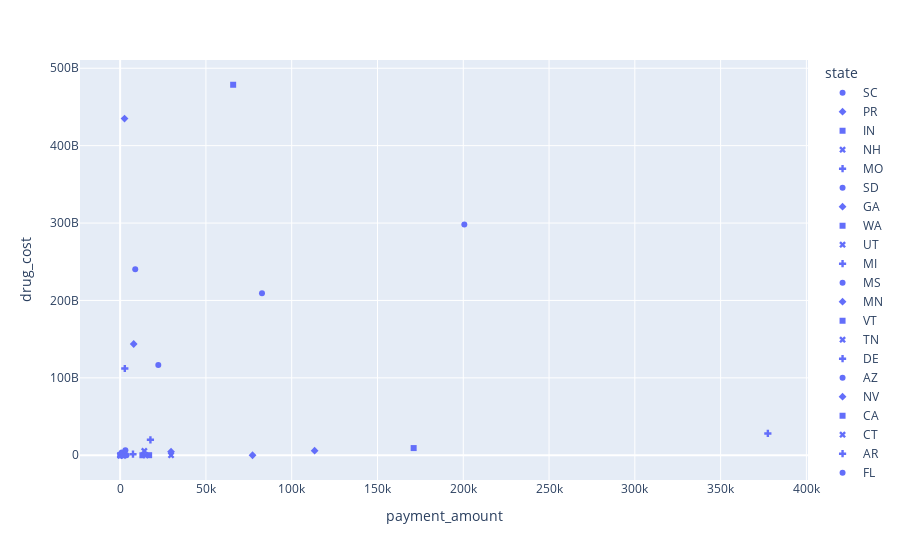

The notebook cell this image was saved under:
### Code cell
# extract cost
a = header_cost_dict['Prscrbr_State_Abrvtn']
b = header_cost_dict['Tot_Drug_Cst']

cost_per_state = cost_rdd_list.map(lambda x: (x[a], float(x[b].replace('','0'))))\
                            .groupByKey().mapValues(lambda x: sum(x))\
                            .sortBy(lambda x : x[1], ascending = False)
# calculate payment & cost per state
payment_cost_per_state = payment_per_state.leftOuterJoin(cost_per_state).map(lambda x: [x[0], x[1][0], x[1][1]])

# convert to dataframe
payment_cost_per_state_df = pd.DataFrame(payment_cost_per_state.collect(), columns=['state', 'payment_amount','drug_cost'])
payment_cost_per_state_df.head()

# plot
fig8 = px.scatter(payment_cost_per_state_df, x="payment_amount", y="drug_cost", symbol='state')
fig8.show()

### Figure 1 — Plotly figure (JSON) as saved in the notebook; plotly's stock layout.template omitted (floating-point values rounded to 4 significant figures)
{"data": [{"hovertemplate": "state=SC<br>payment_amount=%{x}<br>drug_cost=%{y}<extra></extra>", "legendgroup": "SC", "marker": {"color": "#636efa", "symbol": "circle"}, "mode": "markers", "name": "SC", "orientation": "v", "showlegend": true, "type": "scatter", "x": [22240.0], "xaxis": "x", "y": [116600000000.0], "yaxis": "y"}, {"hovertemplate": "state=PR<br>payment_amount=%{x}<br>drug_cost=%{y}<extra></extra>", "legendgroup": "PR", "marker": {"color": "#636efa", "symbol": "diamond"}, "mode": "markers", "name": "PR", "orientation": "v", "showlegend": true, "type": "scatter", "x": [14.72], "xaxis": "x", "y": [null], "yaxis": "y"}, {"hovertemplate": "state=IN<br>payment_amount=%{x}<br>drug_cost=%{y}<extra></extra>", "legendgroup": "IN", "marker": {"color": "#636efa", "symbol": "square"}, "mode": "markers", "name": "IN", "orientation": "v", "showlegend": true, "type": "scatter", "x": [317.2], "xaxis": "x", "y": [22150000.0], "yaxis": "y"}, {"hovertemplate": "state=NH<br>payment_amount=%{x}<br>drug_cost=%{y}<extra></extra>", "legendgroup": "NH", "marker": {"color": "#636efa", "symbol": "x"}, "mode": "markers", "name": "NH", "orientation": "v", "showlegend": true, "type": "scatter", "x": [62.13], "xaxis": "x", "y": [522100.0], "yaxis": "y"}, {"hovertemplate": "state=MO<br>payment_amount=%{x}<br>drug_cost=%{y}<extra></extra>", "legendgroup": "MO", "marker": {"color": "#636efa", "symbol": "cross"}, "mode": "markers", "name": "MO", "orientation": "v", "showlegend": true, "type": "scatter", "x": [1838.0], "xaxis": "x", "y": [null], "yaxis": "y"}, {"hovertemplate": "state=SD<br>payment_amount=%{x}<br>drug_cost=%{y}<extra></extra>", "legendgroup": "SD", "marker": {"color": "#636efa", "symbol": "circle"}, "mode": "markers", "name": "SD", "orientation": "v", "showlegend": true, "type": "scatter", "x": [130.5], "xaxis": "x", "y": [null], "yaxis": "y"}, {"hovertemplate": "state=GA<br>payment_amount=%{x}<br>drug_cost=%{y}<extra></extra>", "legendgroup": "GA", "marker": {"color": "#636efa", "symbol": "diamond"}, "mode": "markers", "name": "GA", "orientation": "v", "showlegend": true, "type": "scatter", "x": [77180.0], "xaxis": "x", "y": [216100.0], "yaxis": "y"}, {"hovertemplate": "state=WA<br>payment_amount=%{x}<br>drug_cost=%{y}<extra></extra>", "legendgroup": "WA", "marker": {"color": "#636efa", "symbol": "square"}, "mode": "markers", "name": "WA", "orientation": "v", "showlegend": true, "type": "scatter", "x": [16910.0], "xaxis": "x", "y": [76030000.0], "yaxis": "y"}, {"hovertemplate": "state=UT<br>payment_amount=%{x}<br>drug_cost=%{y}<extra></extra>", "legendgroup": "UT", "marker": {"color": "#636efa", "symbol": "x"}, "mode": "markers", "name": "UT", "orientation": "v", "showlegend": true, "type": "scatter", "x": [16190.0], "xaxis": "x", "y": [null], "yaxis": "y"}, {"hovertemplate": "state=MI<br>payment_amount=%{x}<br>drug_cost=%{y}<extra></extra>", "legendgroup": "MI", "marker": {"color": "#636efa", "symbol": "cross"}, "mode": "markers", "name": "MI", "orientation": "v", "showlegend": true, "type": "scatter", "x": [7494.0], "xaxis": "x", "y": [1348000000.0], "yaxis": "y"}, {"hovertemplate": "state=MS<br>payment_amount=%{x}<br>drug_cost=%{y}<extra></extra>", "legendgroup": "MS", "marker": {"color": "#636efa", "symbol": "circle"}, "mode": "markers", "name": "MS", "orientation": "v", "showlegend": true, "type": "scatter", "x": [3693.0], "xaxis": "x", "y": [22130000.0], "yaxis": "y"}, {"hovertemplate": "state=MN<br>payment_amount=%{x}<br>drug_cost=%{y}<extra></extra>", "legendgroup": "MN", "marker": {"color": "#636efa", "symbol": "diamond"}, "mode": "markers", "name": "MN", "orientation": "v", "showlegend": true, "type": "scatter", "x": [2330.0], "xaxis": "x", "y": [2237000000.0], "yaxis": "y"}, {"hovertemplate": "state=VT<br>payment_amount=%{x}<br>drug_cost=%{y}<extra></extra>", "legendgroup": "VT", "marker": {"color": "#636efa", "symbol": "square"}, "mode": "markers", "name": "VT", "orientation": "v", "showlegend": true, "type": "scatter", "x": [813.0], "xaxis": "x", "y": [null], "yaxis": "y"}, {"hovertemplate": "state=TN<br>payment_amount=%{x}<br>drug_cost=%{y}<extra></extra>", "legendgroup": "TN", "marker": {"color": "#636efa", "symbol": "x"}, "mode": "markers", "name": "TN", "orientation": "v", "showlegend": true, "type": "scatter", "x": [14880.0], "xaxis": "x", "y": [9050.0], "yaxis": "y"}, {"hovertemplate": "state=DE<br>payment_amount=%{x}<br>drug_cost=%{y}<extra></extra>", "legendgroup": "DE", "marker": {"color": "#636efa", "symbol": "cross"}, "mode": "markers", "name": "DE", "orientation": "v", "showlegend": true, "type": "scatter", "x": [184.4], "xaxis": "x", "y": [null], "yaxis": "y"}, {"hovertemplate": "state=AZ<br>payment_amount=%{x}<br>drug_cost=%{y}<extra></extra>", "legendgroup": "AZ", "marker": {"color": "#636efa", "symbol": "circle"}, "mode": "markers", "name": "AZ", "orientation": "v", "showlegend": true, "type": "scatter", "x": [8799.0], "xaxis": "x", "y": [240400000000.0], "yaxis": "y"}, {"hovertemplate": "state=NV<br>payment_amount=%{x}<br>drug_cost=%{y}<extra></extra>", "legendgroup": "NV", "marker": {"color": "#636efa", "symbol": "diamond"}, "mode": "markers", "name": "NV", "orientation": "v", "showlegend": true, "type": "scatter", "x": [850.4], "xaxis": "x", "y": [16090.0], "yaxis": "y"}, {"hovertemplate": "state=CA<br>payment_amount=%{x}<br>drug_cost=%{y}<extra></extra>", "legendgroup": "CA", "marker": {"color": "#636efa", "symbol": "square"}, "mode": "markers", "name": "CA", "orientation": "v", "showlegend": true, "type": "scatter", "x": [65880.0], "xaxis": "x", "y": [478700000000.0], "yaxis": "y"}, {"hovertemplate": "state=CT<br>payment_amount=%{x}<br>drug_cost=%{y}<extra></extra>", "legendgroup": "CT", "marker": {"color": "#636efa", "symbol": "x"}, "mode": "markers", "name": "CT", "orientation": "v", "showlegend": true, "type": "scatter", "x": [29700.0], "xaxis": "x", "y": [40310000.0], "yaxis": "y"}, {"hovertemplate": "state=AR<br>payment_amount=%{x}<br>drug_cost=%{y}<extra></extra>", "legendgroup": "AR", "marker": {"color": "#636efa", "symbol": "cross"}, "mode": "markers", "name": "AR", "orientation": "v", "showlegend": true, "type": "scatter", "x": [409.1], "xaxis": "x", "y": [null], "yaxis": "y"}, {"hovertemplate": "state=FL<br>payment_amount=%{x}<br>drug_cost=%{y}<extra></extra>", "legendgroup": "FL", "marker": {"color": "#636efa", "symbol": "circle"}, "mode": "markers", "name": "FL", "orientation": "v", "showlegend": true, "type": "scatter", "x": [200600.0], "xaxis": "x", "y": [298200000000.0], "yaxis": "y"}, {"hovertemplate": "state=OR<br>payment_amount=%{x}<br>drug_cost=%{y}<extra></extra>", "legendgroup": "OR", "marker": {"color": "#636efa", "symbol": "diamond"}, "mode": "markers", "name": "OR", "orientation": "v", "showlegend": true, "type": "scatter", "x": [2835.0], "xaxis": "x", "y": [432200.0], "yaxis": "y"}, {"hovertemplate": "state=AL<br>payment_amount=%{x}<br>drug_cost=%{y}<extra></extra>", "legendgroup": "AL", "marker": {"color": "#636efa", "symbol": "square"}, "mode": "markers", "name": "AL", "orientation": "v", "showlegend": true, "type": "scatter", "x": [1960.0], "xaxis": "x", "y": [null], "yaxis": "y"}, {"hovertemplate": "state=ND<br>payment_amount=%{x}<br>drug_cost=%{y}<extra></extra>", "legendgroup": "ND", "marker": {"color": "#636efa", "symbol": "x"}, "mode": "markers", "name": "ND", "orientation": "v", "showlegend": true, "type": "scatter", "x": [12.95], "xaxis": "x", "y": [20410000.0], "yaxis": "y"}, {"hovertemplate": "state=WI<br>payment_amount=%{x}<br>drug_cost=%{y}<extra></extra>", "legendgroup": "WI", "marker": {"color": "#636efa", "symbol": "cross"}, "mode": "markers", "name": "WI", "orientation": "v", "showlegend": true, "type": "scatter", "x": [6862.0], "xaxis": "x", "y": [null], "yaxis": "y"}, {"hovertemplate": "state=NM<br>payment_amount=%{x}<br>drug_cost=%{y}<extra></extra>", "legendgroup": "NM", "marker": {"color": "#636efa", "symbol": "circle"}, "mode": "markers", "name": "NM", "orientation": "v", "showlegend": true, "type": "scatter", "x": [863.0], "xaxis": "x", "y": [10520000.0], "yaxis": "y"}, {"hovertemplate": "state=ME<br>payment_amount=%{x}<br>drug_cost=%{y}<extra></extra>", "legendgroup": "ME", "marker": {"color": "#636efa", "symbol": "diamond"}, "mode": "markers", "name": "ME", "orientation": "v", "showlegend": true, "type": "scatter", "x": [267.9], "xaxis": "x", "y": [null], "yaxis": "y"}, {"hovertemplate": "state=NE<br>payment_amount=%{x}<br>drug_cost=%{y}<extra></extra>", "legendgroup": "NE", "marker": {"color": "#636efa", "symbol": "square"}, "mode": "markers", "name": "NE", "orientation": "v", "showlegend": true, "type": "scatter", "x": [132.8], "xaxis": "x", "y": [640200.0], "yaxis": "y"}, {"hovertemplate": "state=WV<br>payment_amount=%{x}<br>drug_cost=%{y}<extra></extra>", "legendgroup": "WV", "marker": {"color": "#636efa", "symbol": "x"}, "mode": "markers", "name": "WV", "orientation": "v", "showlegend": true, "type": "scatter", "x": [66.73], "xaxis": "x", "y": [null], "yaxis": "y"}, {"hovertemplate": "state=KY<br>payment_amount=%{x}<br>drug_cost=%{y}<extra></extra>", "legendgroup": "KY", "marker": {"color": "#636efa", "symbol": "cross"}, "mode": "markers", "name": "KY", "orientation": "v", "showlegend": true, "type": "scatter", "x": [17650.0], "xaxis": "x", "y": [19980000000.0], "yaxis": "y"}, {"hovertemplate": "state=IL<br>payment_amount=%{x}<br>drug_cost=%{y}<extra></extra>", "legendgroup": "IL", "marker": {"color": "#636efa", "symbol": "circle"}, "mode": "markers", "name": "IL", "orientation": "v", "showlegend": true, "type": "scatter", "x": [7111.0], "xaxis": "x", "y": [null], "yaxis": "y"}, {"hovertemplate": "state=NY<br>payment_amount=%{x}<br>drug_cost=%{y}<extra></extra>", "legendgroup": "NY", "marker": {"color": "#636efa", "symbol": "diamond"}, "mode": "markers", "name": "NY", "orientation": "v", "showlegend": true, "type": "scatter", "x": [113400.0], "xaxis": "x", "y": [5855000000.0], "yaxis": "y"}, {"hovertemplate": "state=VA<br>payment_amount=%{x}<br>drug_cost=%{y}<extra></extra>", "legendgroup": "VA", "marker": {"color": "#636efa", "symbol": "square"}, "mode": "markers", "name": "VA", "orientation": "v", "showlegend": true, "type": "scatter", "x": [12970.0], "xaxis": "x", "y": [3233000.0], "yaxis": "y"}, {"hovertemplate": "state=LA<br>payment_amount=%{x}<br>drug_cost=%{y}<extra></extra>", "legendgroup": "LA", "marker": {"color": "#636efa", "symbol": "x"}, "mode": "markers", "name": "LA", "orientation": "v", "showlegend": true, "type": "scatter", "x": [2176.0], "xaxis": "x", "y": [null], "yaxis": "y"}, {"hovertemplate": "state=NJ<br>payment_amount=%{x}<br>drug_cost=%{y}<extra></extra>", "legendgroup": "NJ", "marker": {"color": "#636efa", "symbol": "cross"}, "mode": "markers", "name": "NJ", "orientation": "v", "showlegend": true, "type": "scatter", "x": [2728.0], "xaxis": "x", "y": [112100000000.0], "yaxis": "y"}, {"hovertemplate": "state=IA<br>payment_amount=%{x}<br>drug_cost=%{y}<extra></extra>", "legendgroup": "IA", "marker": {"color": "#636efa", "symbol": "circle"}, "mode": "markers", "name": "IA", "orientation": "v", "showlegend": true, "type": "scatter", "x": [934.1], "xaxis": "x", "y": [3421000000.0], "yaxis": "y"}, {"hovertemplate": "state=OH<br>payment_amount=%{x}<br>drug_cost=%{y}<extra></extra>", "legendgroup": "OH", "marker": {"color": "#636efa", "symbol": "diamond"}, "mode": "markers", "name": "OH", "orientation": "v", "showlegend": true, "type": "scatter", "x": [29670.0], "xaxis": "x", "y": [4576000000.0], "yaxis": "y"}, {"hovertemplate": "state=PA<br>payment_amount=%{x}<br>drug_cost=%{y}<extra></extra>", "legendgroup": "PA", "marker": {"color": "#636efa", "symbol": "square"}, "mode": "markers", "name": "PA", "orientation": "v", "showlegend": true, "type": "scatter", "x": [171100.0], "xaxis": "x", "y": [9273000000.0], "yaxis": "y"}, {"hovertemplate": "state=MD<br>payment_amount=%{x}<br>drug_cost=%{y}<extra></extra>", "legendgroup": "MD", "marker": {"color": "#636efa", "symbol": "x"}, "mode": "markers", "name": "MD", "orientation": "v", "showlegend": true, "type": "scatter", "x": [14100.0], "xaxis": "x", "y": [5652000000.0], "yaxis": "y"}, {"hovertemplate": "state=TX<br>payment_amount=%{x}<br>drug_cost=%{y}<extra></extra>", "legendgroup": "TX", "marker": {"color": "#636efa", "symbol": "cross"}, "mode": "markers", "name": "TX", "orientation": "v", "showlegend": true, "type": "scatter", "x": [377500.0], "xaxis": "x", "y": [28190000000.0], "yaxis": "y"}, {"hovertemplate": "state=CO<br>payment_amount=%{x}<br>drug_cost=%{y}<extra></extra>", "legendgroup": "CO", "marker": {"color": "#636efa", "symbol": "circle"}, "mode": "markers", "name": "CO", "orientation": "v", "showlegend": true, "type": "scatter", "x": [82680.0], "xaxis": "x", "y": [209400000000.0], "yaxis": "y"}, {"hovertemplate": "state=NC<br>payment_amount=%{x}<br>drug_cost=%{y}<extra></extra>", "legendgroup": "NC", "marker": {"color": "#636efa", "symbol": "diamond"}, "mode": "markers", "name": "NC", "orientation": "v", "showlegend": true, "type": "scatter", "x": [7903.0], "xaxis": "x", "y": [143700000000.0], "yaxis": "y"}, {"hovertemplate": "state=DC<br>payment_amount=%{x}<br>drug_cost=%{y}<extra></extra>", "legendgroup": "DC", "marker": {"color": "#636efa", "symbol": "square"}, "mode": "markers", "name": "DC", "orientation": "v", "showlegend": true, "type": "scatter", "x": [1002.0], "xaxis": "x", "y": [1428000000.0], "yaxis": "y"}, {"hovertemplate": "state=KS<br>payment_amount=%{x}<br>drug_cost=%{y}<extra></extra>", "legendgroup": "KS", "marker": {"color": "#636efa", "symbol": "x"}, "mode": "markers", "name": "KS", "orientation": "v", "showlegend": true, "type": "scatter", "x": [200.2], "xaxis": "x", "y": [null], "yaxis": "y"}, {"hovertemplate": "state=RI<br>payment_amount=%{x}<br>drug_cost=%{y}<extra></extra>", "legendgroup": "RI", "marker": {"color": "#636efa", "symbol": "cross"}, "mode": "markers", "name": "RI", "orientation": "v", "showlegend": true, "type": "scatter", "x": [46.79], "xaxis": "x", "y": [null], "yaxis": "y"}, {"hovertemplate": "state=OK<br>payment_amount=%{x}<br>drug_cost=%{y}<extra></extra>", "legendgroup": "OK", "marker": {"color": "#636efa", "symbol": "circle"}, "mode": "markers", "name": "OK", "orientation": "v", "showlegend": true, "type": "scatter", "x": [3073.0], "xaxis": "x", "y": [6402000000.0], "yaxis": "y"}, {"hovertemplate": "state=MA<br>payment_amount=%{x}<br>drug_cost=%{y}<extra></extra>", "legendgroup": "MA", "marker": {"color": "#636efa", "symbol": "diamond"}, "mode": "markers", "name": "MA", "orientation": "v", "showlegend": true, "type": "scatter", "x": [2566.0], "xaxis": "x", "y": [435000000000.0], "yaxis": "y"}], "layout": {"legend": {"title": {"text": "state"}, "tracegroupgap": 0}, "margin": {"t": 60}, "xaxis": {"anchor": "y", "domain": [0, 1], "title": {"text": "payment_amount"}}, "yaxis": {"anchor": "x", "domain": [0, 1], "title": {"text": "drug_cost"}}}}
